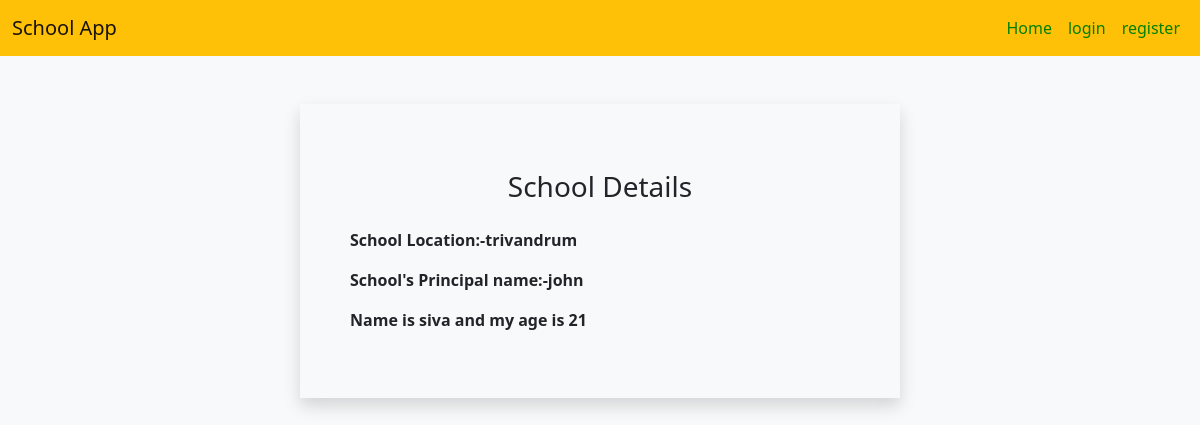
The app's page /SchoolDetail/2 with its own data.
### app1/models.py (models this page shows, shortened)
class School(models.Model):
    name=models.CharField(max_length=30)
    principal=models.CharField(max_length=20)
    location=models.CharField(max_length=10)

class Student(models.Model):
    name=models.CharField(max_length=20)
    age=models.IntegerField()
    school=models.ForeignKey(School,on_delete=models.CASCADE,related_name="students")

### app1/views.py (the view)
# urls.py: path('SchoolDetail/<int:pk>',views.SchoolDetail.as_view(),name="SchoolDetail"),
class SchoolDetail(DetailView):
    model = School
    template_name = "details.html"
    context_object_name = "detail"

### templates/details.html
{% extends 'base.html' %}
{% load crispy_forms_tags %}
{% block content %}
<div class="container border border-2 border-light shadow mt-5 p-5 w-50">
    <h3 class="text-center mt-3">School Details</h3>
<p class="mt-4 fw-bold">School Location:-{{detail.location}}</p>
      <p class="fw-bold">School's Principal name:-{{detail.principal}}</p>
     {% for i in detail.students.all %}
    <p class="fw-bold">Name is {{i.name}} and my age is {{i.age}}</p>
    {% endfor %}
</div>
{% endblock %}

### records on screen
School: location "trivandrum", principal "john"
Student: name "siva", age "21"
